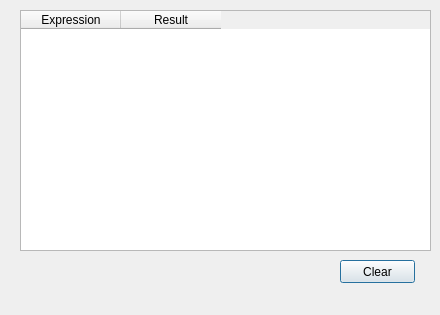
<?xml version="1.0" encoding="UTF-8"?>
<ui version="4.0">
 <class>History</class>
 <widget class="QDialog" name="History">
  <property name="geometry">
   <rect>
    <x>0</x>
    <y>0</y>
    <width>440</width>
    <height>315</height>
   </rect>
  </property>
  <property name="minimumSize">
   <size>
    <width>440</width>
    <height>315</height>
   </size>
  </property>
  <property name="maximumSize">
   <size>
    <width>440</width>
    <height>315</height>
   </size>
  </property>
  <property name="windowTitle">
   <string>Последние действия</string>
  </property>
  <property name="windowIcon">
   <iconset>
    <normaloff>../../../calculator-icon-png_131279.png</normaloff>../../../calculator-icon-png_131279.png</iconset>
  </property>
  <property name="modal">
   <bool>false</bool>
  </property>
  <widget class="QTableWidget" name="tableWidget">
   <property name="geometry">
    <rect>
     <x>20</x>
     <y>10</y>
     <width>411</width>
     <height>241</height>
    </rect>
   </property>
   <property name="columnCount">
    <number>2</number>
   </property>
   <column>
    <property name="text">
     <string>Expression</string>
    </property>
   </column>
   <column>
    <property name="text">
     <string>Result</string>
    </property>
   </column>
  </widget>
  <widget class="QPushButton" name="pushButton">
   <property name="geometry">
    <rect>
     <x>340</x>
     <y>260</y>
     <width>75</width>
     <height>23</height>
    </rect>
   </property>
   <property name="text">
    <string>Clear</string>
   </property>
  </widget>
 </widget>
 <resources/>
 <connections/>
</ui>
